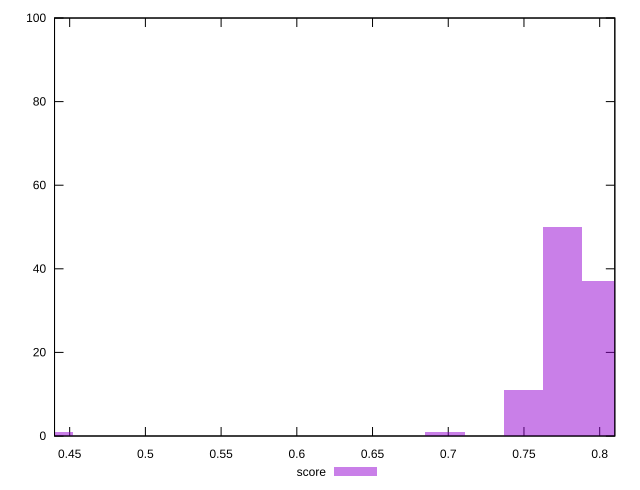

The script that saved this image:
reset

$score <<EOF
0.4393872638846789 1
0.8012355988485321 37
0.7753892892082569 50
0.6978503602874312 1
0.7495429795679817 11
EOF

set key outside below
set boxwidth 0.02584630964027523
set xrange [0.44:0.81]
set yrange [0:100]
set trange [0:100]
set style fill transparent solid 0.5 noborder
set terminal svg size 640, 490 enhanced background rgb 'white'
set output "reports/report_00031_2021-02-24T23-18-18.084Z/total-blocking-time/samples/astro/score/histogram.svg"

plot $score title "score" with boxes

reset
